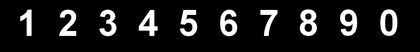
%> input picture PICTOBW/chiffresArial.png, 420 x 52 px, shrunk from 1450 x 178 before the run
$ octave --eval "result = myPrewittFilter(imread('../PICTOBW/chiffresArial.png'));"   (GNU Octave 9; MATLAB toolbox functions it lacks are replaced by stand-ins)
%> lines starting %> are read from the running program, lines starting %| are printed output that depends on the picture; in (x1, y1, x2, y2) boxes, pixels count from 0 and x2, y2 are one past the last pixel; in counts of white or black regions, pixels touching at a corner belong together; the program's own positions count from 1
function imPrewitt = myPrewittFilter(im)

[H,W] = size(im);
%> H = 52; W = 420
imfin = zeros(H,W);

h = fspecial('prewitt');
imres = imfilter(im,h);
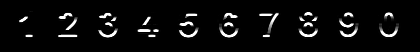
%> imres: size 52x420 uint8; min 0, max 255, mean 13
imres2 = imfilter(im,h');
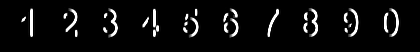
%> imres2: size 52x420 uint8; min 0, max 255, mean 14.3

for x = 1:H-1
    for y = 1:W-1
        imfin(x,y) = sqrt(imres(x,y)*imres(x,y) + imres2(x,y)*imres2(x,y));
        if imfin(x,y) > 0.21
            imfin(x,y) = 1;
        else
            imfin(x,y) = 0;

        end
    end
end
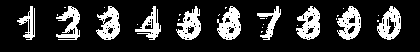
%> imfin: size 52x420 double; values 0 (black) and 1 (white), 19.1% white; 30 white regions (20 under 20 px), largest, box (x1, y1, x2, y2) and area: (217, 6, 241, 40) 499, (296, 6, 320, 40) 489, (337, 6, 361, 40) 481

SE = strel('line',5,5);
imfin = imdilate(imfin,SE);
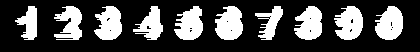
%> imfin: size 52x420 double; values 0 (black) and 1 (white), 28.6% white; 10 white regions, largest, box (x1, y1, x2, y2) and area: (215, 6, 243, 40) 725, (334, 6, 363, 40) 711, (375, 6, 403, 40) 705

imPrewitt = imfin;
